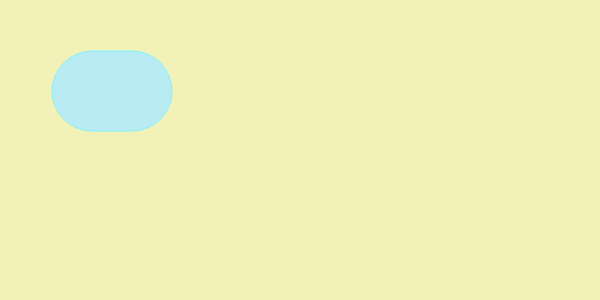
Frame 1 (no input)
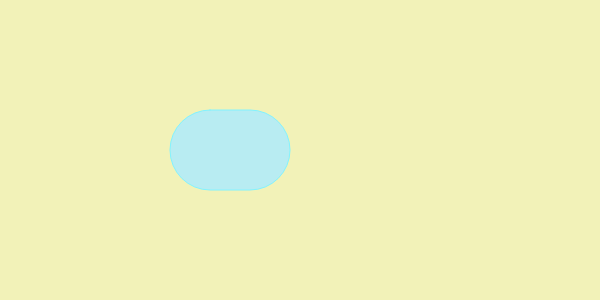
Frame 60 (no input)
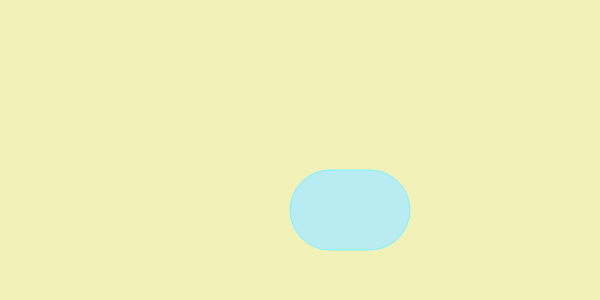
Frame 120 (the mouse pressed at the canvas centre since frame 60)

The p5.js sketch that drew these frames (run headless with seeded random() and noise() and a simulated clock; from frame 60 on, the mouse is pressed at the canvas centre):

// p5.js sketch
// ── sketch.js
let x=50,y=50;
let vx=2,vy=1;
function setup() {
 createCanvas(600, 300);

}

function draw() {
    background(242, 242, 184);

    x+=vx;
    y+=vy;

stroke(130, 243, 255)
fill(184, 236, 242)
rect(x,y,120,80,50);

}
